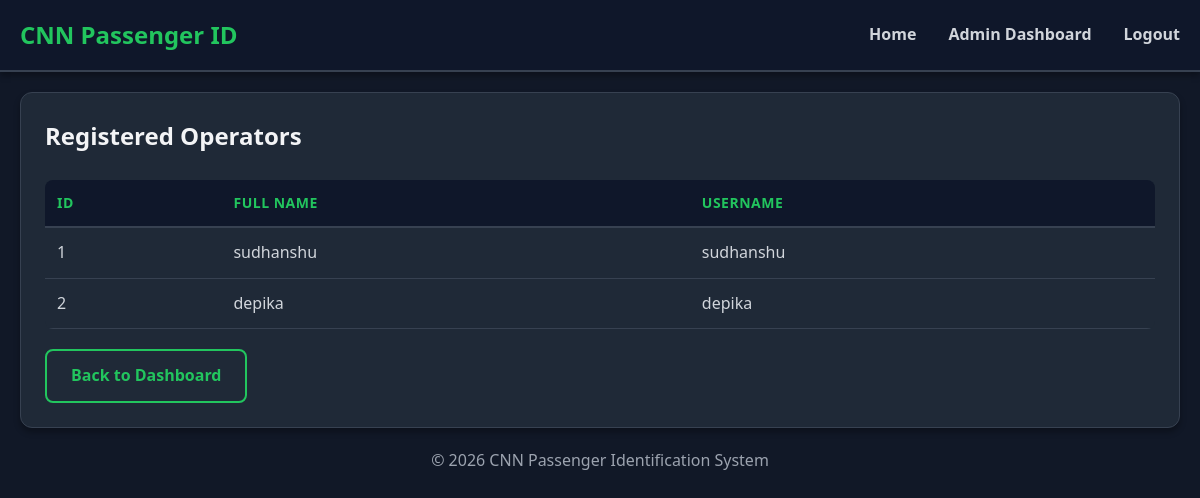
The app's page /view_operators (signed in) with its own data.
### tables this page shows
CREATE TABLE operator (
        id INTEGER PRIMARY KEY AUTOINCREMENT,
        username TEXT UNIQUE NOT NULL,
        password TEXT NOT NULL,
        name TEXT NOT NULL
    );

### app.py (the view)
@app.route('/view_operators')
def view_operators():
    if session.get('role') != 'admin':
        return redirect(url_for('admin_login'))
    db = get_db()
    operators = db.execute('SELECT * FROM operator').fetchall()
    return render_template('view_operators.html', operators=operators)

### app.py (called while the page is built)
def get_db():
    conn = sqlite3.connect(DATABASE)
    conn.row_factory = sqlite3.Row
    return conn

### templates/view_operators.html (shortened to what this page needs)
{% extends "layout.html" %}
{% block content %}
<div class="card">
    <h2 style="margin-bottom: 24px;">Registered Operators</h2>
    <table style="width: 100%; border-collapse: collapse;">
        <thead>
            <tr style="border-bottom: 2px solid var(--border-color); text-align: left;">
                <th style="padding: 12px;">ID</th>
                <th style="padding: 12px;">Full Name</th>
                <th style="padding: 12px;">Username</th>
            </tr>
        </thead>
        <tbody>
            {% for op in operators %}
            <tr style="border-bottom: 1px solid var(--border-color);">
                <td style="padding: 12px;">{{ op.id }}</td>
                <td style="padding: 12px;">{{ op.name }}</td>
                <td style="padding: 12px;">{{ op.username }}</td>
            </tr>
            {% endfor %}
        </tbody>
    </table>
    <div style="margin-top: 20px;">
        <a href="{{ url_for('admin_dashboard') }}" class="btn btn-outline">Back to Dashboard</a>
    </div>
</div>
{% endblock %}

### static/css/style.css (style rules this page uses)
:root { --primary-dark: #111827; --primary-darker: #0f172a; --secondary-dark: #1f2937; --accent-green: #22c55e; --accent-blue: #3b82f6; --accent-magenta: #ff00ff; --accent-purple: #b400ff; --text-light: #f3f4f6; --text-gray: #d1d5db; --text-dark-gray: #9ca3af; --border-color: #374151; --success-color: #10b981; --error-color: #ef4444; --warning-color: #f59e0b; --info-color: #06b6d4; }
* { margin: 0; padding: 0; box-sizing: border-box; }
html { scroll-behavior: smooth; }
body { font-family: 'Segoe UI', Tahoma, Geneva, Verdana, sans-serif; background-color: var(--primary-dark); color: var(--text-light); line-height: 1.6; }
.card { background-color: var(--secondary-dark); border: 1px solid var(--border-color); border-radius: 12px; padding: 24px; transition: all 0.3s ease; box-shadow: 0 4px 6px rgba(0, 0, 0, 0.3); }
.btn { display: inline-block; padding: 12px 24px; border: none; border-radius: 8px; font-size: 1rem; font-weight: 600; cursor: pointer; transition: all 0.3s ease; text-decoration: none; text-align: center; white-space: nowrap; }
.btn-outline { background-color: transparent; border: 2px solid var(--accent-green); color: var(--accent-green); }
table { width: 100%; border-collapse: collapse; background-color: var(--secondary-dark); border-radius: 8px; overflow: hidden; }
thead { background-color: var(--primary-darker); border-bottom: 2px solid var(--border-color); }
th { padding: 16px; text-align: left; font-weight: 700; color: var(--accent-green); text-transform: uppercase; font-size: 0.875rem; letter-spacing: 0.5px; }
td { padding: 16px; border-bottom: 1px solid var(--border-color); color: var(--text-gray); }
tbody tr:last-child td { border-bottom: none; }

### records on screen
operator: id "1", name "sudhanshu", username "sudhanshu"
operator: id "2", name "depika", username "depika"
